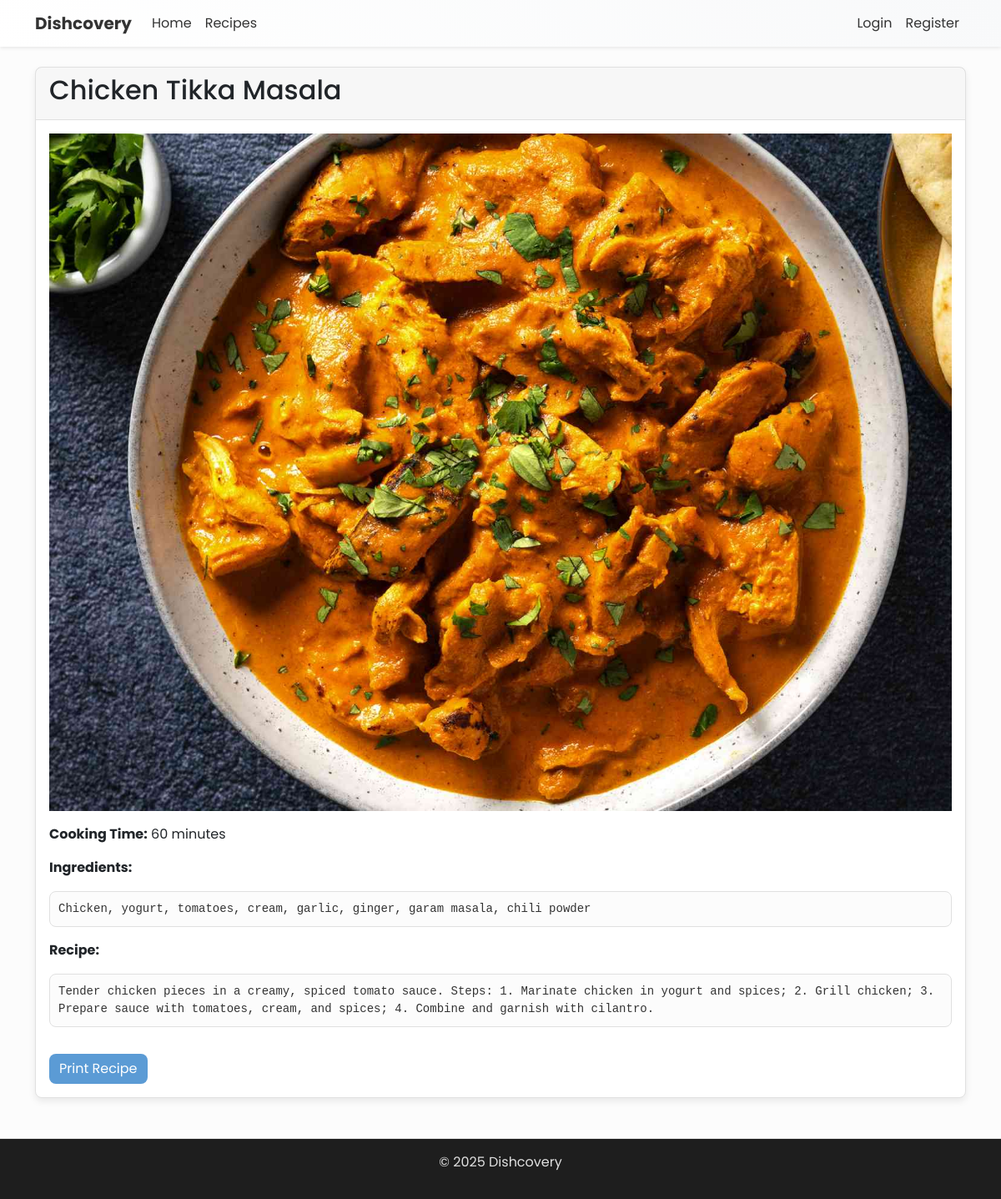
The app's page /recipes/2/share/ with its own data.
### core/models.py (models this page shows, shortened)
class Recipe(models.Model):
    id = models.AutoField(primary_key=True)
    name = models.CharField(max_length=30)
    recipe = models.TextField()
    author = models.ForeignKey(User, on_delete=models.CASCADE, related_name='created_recipes')
    cooking_time = models.IntegerField(help_text="Cooking time in minutes")
    image = models.ImageField(upload_to='recipes/', blank=True, null=True)
    protein = models.FloatField()
    carbs = models.FloatField()
    fat = models.FloatField()
    calories = models.FloatField()
    ingredients = models.TextField()
    tags = models.TextField(help_text="Comma separated tags")

### core/views.py (the view)
# urls.py: path('recipes/<int:recipe_id>/share/', views.share_recipe, name='share_recipe'),
def share_recipe(request, recipe_id):
    recipe = get_object_or_404(Recipe, id=recipe_id)
    return render(request, 'recipes/recipe_share.html', {'recipe': recipe})

### core/templates/recipes/recipe_share.html (shortened to what this page needs)
{% extends 'base.html' %}
{% block content %}
<div class="card">
    <div class="card-header">
        <h2>{{ recipe.name }}</h2>
    </div>
    <div class="card-body">
        {% if recipe.image %}
            <img src="{{ recipe.image.url }}" alt="{{ recipe.name }}" class="img-fluid mb-3">
        {% endif %}
        <p><strong>Cooking Time:</strong> {{ recipe.cooking_time }} minutes</p>
        <p><strong>Ingredients:</strong></p>
        <pre style="white-space: pre-wrap; word-wrap: break-word;">{{ recipe.ingredients }}</pre>
        <p><strong>Recipe:</strong></p>
        <pre style="white-space: pre-wrap; word-wrap: break-word;">{{ recipe.recipe }}</pre>
        <a href="javascript:window.print()" class="btn btn-primary mt-3">Print Recipe</a>
    </div>
</div>
{% endblock %}

### dishcovery/static/dark-theme.css (style rules this page uses)
:root { --light-bg: #fcfcfc; --light-surface: #ffffff; --light-card: #ffffff; --light-hover: #f0f0f0; --light-text: #333333; --light-text-secondary: #666666; --light-border: #e0e0e0; --light-primary: #5b9bd5; --light-primary-hover: #4a8ac4; --light-success: #28a745; --light-warning: #ffc107; --light-danger: #dc3545; --light-info: #17a2b8; --border-radius: 8px; --transition-speed: 0.3s; }
body { background-color: var(--light-bg); color: var(--light-text); font-family: 'Poppins', sans-serif; }
.card { background-color: var(--light-card); border: 1px solid var(--light-border); border-radius: var(--border-radius); box-shadow: 0 4px 8px rgba(0, 0, 0, 0.08); transition: transform var(--transition-speed), box-shadow var(--transition-speed); }
.card-header, .card-footer { background-color: rgba(0, 0, 0, 0.03); border-bottom: 1px solid var(--light-border); }
.btn-primary { background-color: var(--light-primary); border: none; border-radius: var(--border-radius); transition: background-color var(--transition-speed); }
pre { background-color: var(--light-bg); border: 1px solid var(--light-border); border-radius: var(--border-radius); padding: 10px; color: var(--light-text); }

### core/templates/base.html (style rules this page uses)
body { font-family: 'Poppins', sans-serif; }

### records on screen
Recipe: name "Chicken Tikka Masala", image (picture), cooking_time "60", ingredients "Chicken, yogurt, tomatoes, cream, garlic, ginger, garam masala, chili powder", recipe "Tender chicken pieces in a creamy, spiced tomato sauce. Steps: 1. Marinate chicken in yogurt and spices; 2. Grill chicken; 3. Prepare sauce with tomatoes, cream, and spices; 4. Combine and garnish with cilantro."
